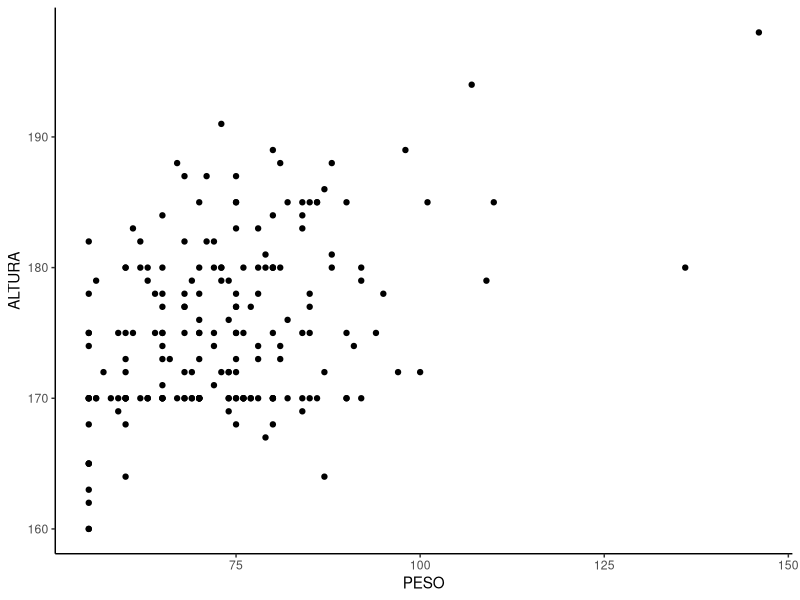
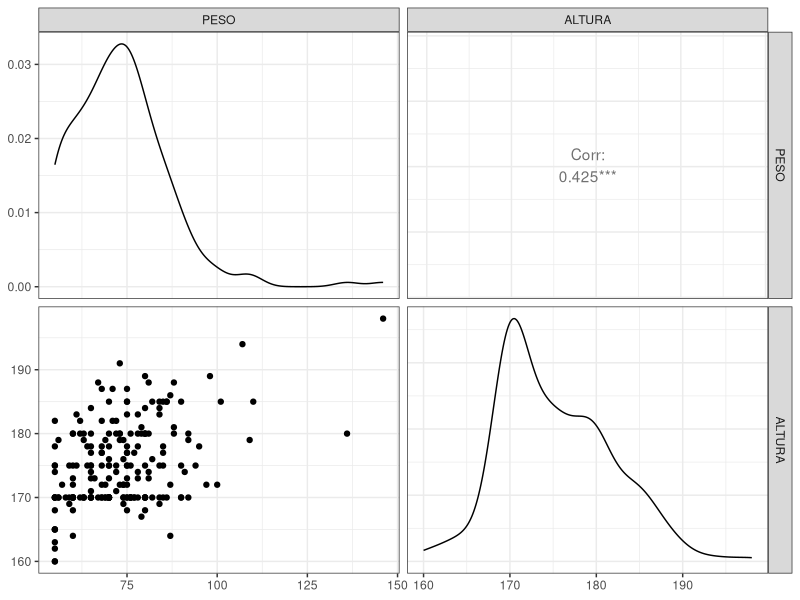
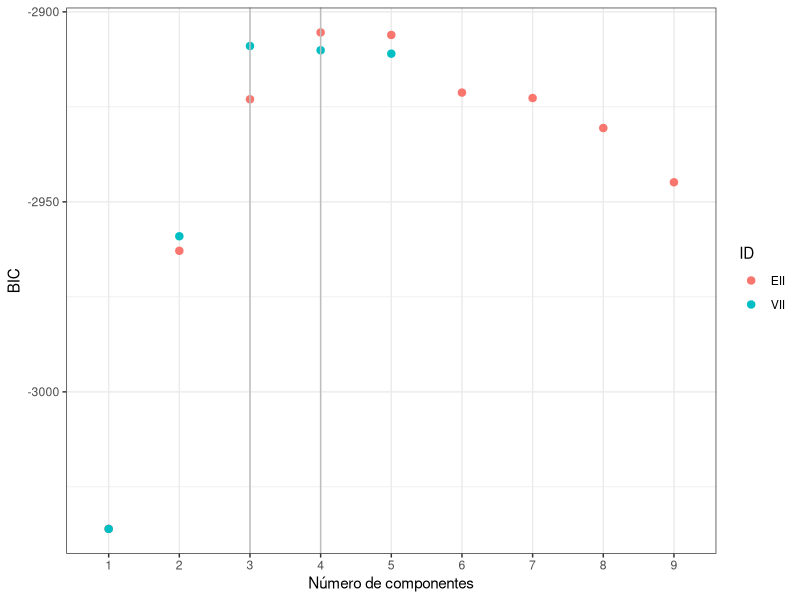
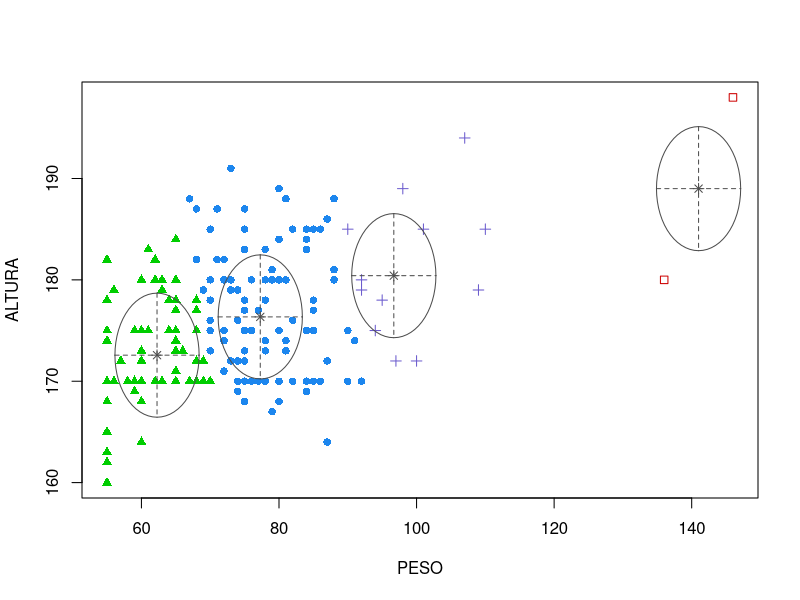

Write the R code that produced these figures, in order.
## ---- chunk 1
knitr::opts_chunk$set(echo = FALSE, include = TRUE, fig.align = "center", fig.pos = "H")
## ---- chunk 2
library(readr) # ler o arquivo
library(dplyr) # manipular o banco
library(ggplot2) # fazer graficos
library(magrittr) # usar os pipes
library(tidyr) # usar o drop_na
library(GGally) # usar ggpairs
library(mclust) # clusterizacao model-based
## ---- chunk 3
sermil2022cps <- read_csv("sermil2022cps.csv", col_select = c(PESO, ALTURA))
## ---- chunk 4
sermil2022cps %<>% drop_na() # tirando as linhas com celulas vazias

set.seed(123456) # semente aleatoria
s1.sermil2022cps <- sermil2022cps %>% slice_sample(n = 200)
## ---- chunk 5
s1.sermil2022cps %>%
  ggplot(aes(x = PESO, y = ALTURA)) +
  geom_point() +
  theme_classic() # + geom_density2d()

#summary(s1.sermil2022cps)
## ---- chunk 6
ggpairs(s1.sermil2022cps) + theme_bw()
## ---- chunk 7
model.BIC <- mclustBIC(s1.sermil2022cps)

model.BIC[,1:2] %>% 
  data.frame() %>%
  mutate(n.clusters = rownames(model.BIC)) %>%
  pivot_longer(cols = 1:2, names_to = "ID") %>%
  ggplot(aes(x = n.clusters, y =value, col = ID)) +
  geom_point(size = 2.2) +
  labs(y = "BIC", x = "Número de componentes") +
  theme_bw() +
  geom_vline(xintercept = 4, col = "grey") +
  geom_vline(xintercept = 3, col = "grey")
## ---- chunk 8
model <- Mclust(s1.sermil2022cps, G = 4, modelNames = "EII")
plot(model, what = "classification")
